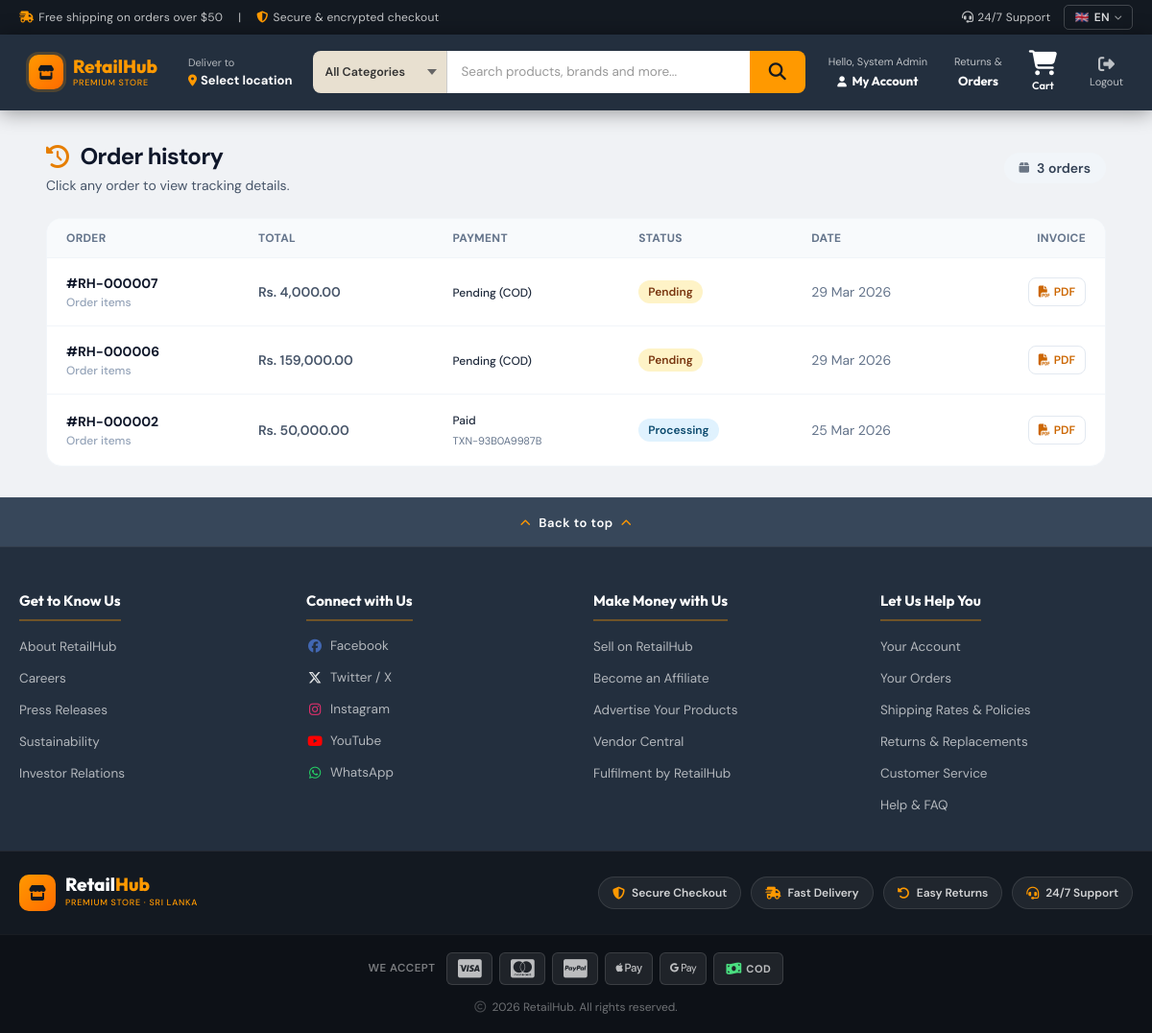
The page /index.php?page=orders (signed in) on the database its author committed.
### tables this page shows
CREATE TABLE `orders` (
  `id` int(11) NOT NULL,
  `user_id` int(11) NOT NULL,
  `total_amount` decimal(10,2) NOT NULL,
  `shipping_address` text DEFAULT NULL,
  `payment_method` varchar(80) DEFAULT NULL,
  `payment_gateway` varchar(50) NOT NULL DEFAULT 'cod',
  `payment_status` varchar(40) NOT NULL DEFAULT 'Pending',
  `payment_transaction_id` varchar(120) DEFAULT NULL,
  `order_status` enum('Pending','Processing','Shipped','Delivered') DEFAULT 'Pending',
  `created_at` timestamp NOT NULL DEFAULT current_timestamp(),
  `updated_at` timestamp NOT NULL DEFAULT current_timestamp() ON UPDATE current_timestamp()
);

### public/index.php (called while the page is built, shortened)
<?php
require_once __DIR__ . '/../includes/Database.php';
require_once __DIR__ . '/../includes/helpers.php';
$page = $_GET['page'] ?? 'home';
$result = ['view' => 'home', 'data' => []];
switch ($page) {
    case 'orders':
        require_once __DIR__ . '/../controllers/OrderController.php';
        $result = (new OrderController())->history();
        break;
}
$data = $result['data'];
extract($data);
include __DIR__ . '/../views/layouts/header.php';
include __DIR__ . '/../views/' . $result['view'] . '.php';
include __DIR__ . '/../views/layouts/footer.php';

### controllers/OrderController.php (called while the page is built, shortened)
<?php
require_once __DIR__ . '/../models/Order.php';
class OrderController
{
    private Order $orderModel;
    public function __construct()
    {
        $this->orderModel = new Order();
    }
    public function history(): array
    {
        $orders = $this->orderModel->byUser((int)$_SESSION['user']['id']);
        return ['view' => 'orders/history', 'data' => ['orders' => $orders]];
    }
}

### config/app.php (called while the page is built)
<?php
return [
    'db_host' => '127.0.0.1',
    'db_name' => 'retail_system',
    'db_user' => 'root',
    'db_pass' => '',
    'base_url' => '/Retail_System/public/index.php'
];

### includes/Database.php (called while the page is built)
<?php
class Database
{
    private static ?PDO $instance = null;
    public static function connection(): PDO
    {
        if (self::$instance === null) {
            $config = require __DIR__ . '/../config/app.php';
            $dsn = "mysql:host={$config['db_host']};dbname={$config['db_name']};charset=utf8mb4";
            self::$instance = new PDO($dsn, $config['db_user'], $config['db_pass'], [
                PDO::ATTR_ERRMODE => PDO::ERRMODE_EXCEPTION,
                PDO::ATTR_DEFAULT_FETCH_MODE => PDO::FETCH_ASSOC,
            ]);
        }
        return self::$instance;
    }
}

### models/BaseModel.php (called while the page is built, shortened)
<?php
require_once __DIR__ . '/../includes/Database.php';
class BaseModel
{
    public function __construct()
    {
        $this->db = Database::connection();
    }
}

### models/Order.php (called while the page is built, shortened)
<?php
require_once __DIR__ . '/BaseModel.php';
class Order extends BaseModel
{
    public function byUser(int $userId): array
    {
        $stmt = $this->db->prepare('SELECT * FROM orders WHERE user_id = :user_id ORDER BY created_at DESC');
        $stmt->execute(['user_id' => $userId]);
        return $stmt->fetchAll();
    }
}

### includes/helpers.php (called while the page is built, shortened)
<?php
function formatCurrency($amount): string
{
    return 'Rs. ' . number_format((float)$amount, 2, '.', ',');
}

### views/orders/history.php (the view, shortened to what this page needs)
<?php
function orderStatusPill(string $status): string
{
    if ($status === 'Pending')
        return 'bg-amber-100 text-amber-900';
    if ($status === 'Processing')
        return 'bg-sky-100 text-sky-900';
    return 'bg-slate-100 text-slate-800';
}
?>
<div class="mb-6 mt-8 ml-12 mr-12 flex flex-col gap-4 sm:flex-row sm:items-center sm:justify-between">
    <div>
        <h1 class="inline-flex items-center gap-3 text-2xl font-bold tracking-tight text-slate-900">
            <i class="fa-solid fa-clock-rotate-left text-brand-600"></i>Order history
        </h1>
        <p class="mt-1 text-sm text-slate-600">Click any order to view tracking details.</p>
    </div>
    <span
        class="inline-flex w-fit items-center gap-2 rounded-full bg-slate-100 px-4 py-1.5 text-sm font-semibold text-slate-700">
        <i class="fa-solid fa-box text-xs opacity-70"></i><?= count($orders) ?> orders
    </span>
</div>
<div class="mb-8 ml-12 mr-12 overflow-hidden rounded-2xl border border-slate-100 bg-white shadow-soft">
    <div class="overflow-x-auto">
        <table class="min-w-full divide-y divide-slate-100 text-sm">
            <thead class="bg-slate-50 text-left text-xs font-semibold uppercase tracking-wide text-slate-500">
                <tr>
                    <th class="px-5 py-3">Order</th>
                    <th class="px-5 py-3">Total</th>
                    <th class="px-5 py-3">Payment</th>
                    <th class="px-5 py-3">Status</th>
                    <th class="px-5 py-3">Date</th>
                    <th class="px-5 py-3 text-right">Invoice</th>
                </tr>
            </thead>
            <tbody class="divide-y divide-slate-100">
                <?php foreach ($orders as $o):
                    $st = $o['order_status'] ?? 'Pending';
                    $items = $itemsByOrder[$o['id']] ?? [];
                    $firstItem = $items[0]['product_name'] ?? 'Order items';
                    $extra = count($items) - 1;
                    $desc = $firstItem . ($extra > 0 ? " +{$extra} more" : '');
                    $orderNum = $o['order_number'] ?? ('#RH-' . str_pad($o['id'], 6, '0', STR_PAD_LEFT));
                    $payload = htmlspecialchars(json_encode([
                        'id' => $o['id'],
                        'order_number' => $orderNum,
                        'status' => $st,
                        'total_amount' => $o['total_amount'],
                        'created_at' => $o['created_at'],
                        'payment_method' => $o['payment_method'] ?? 'N/A',
                        'payment_status' => $o['payment_status'] ?? 'Unpaid',
                        'shipping_address' => $o['shipping_address'] ?? '',
                        'notes' => $o['notes'] ?? '',
                        'items' => array_map(fn($i) => [
                            'product_name' => $i['product_name'] ?? 'Product',
                            'image_url' => $i['image_url'] ?? '',
                            'quantity' => $i['quantity'],
                            'unit_price' => $i['unit_price'] ?? $i['price'] ?? 0,
                        ], $items),
                    ], JSON_UNESCAPED_UNICODE), ENT_QUOTES, 'UTF-8');
                    ?>
                    <tr class="ord-row" onclick='openTrackModal(<?= $payload ?>)' title="Click to track order">
                        <td class="px-5 py-4 font-medium text-slate-900">
                            <div class="font-bold"><?= htmlspecialchars($orderNum) ?></div>
                            <div class="text-xs text-slate-400 mt-0.5"><?= htmlspecialchars($desc) ?></div>
                        </td>
                        <td class="px-5 py-4 text-slate-600 font-semibold"><?= formatCurrency($o['total_amount']) ?></td>
                        <td class="px-5 py-4 text-slate-600">
                            <span
                                class="text-xs font-medium text-slate-800"><?= htmlspecialchars($o['payment_status'] ?? '—') ?></span>
                            <?php if (!empty($o['payment_transaction_id'])): ?>
                                <span
                                    class="mt-0.5 block text-[11px] text-slate-500"><?= htmlspecialchars((string) $o['payment_transaction_id']) ?></span>
                            <?php endif; ?>
                        </td>
                        <td class="px-5 py-4">
                            <span
                                class="inline-flex rounded-full px-2.5 py-1 text-xs font-semibold <?= orderStatusPill($st) ?>"><?= htmlspecialchars($st) ?></span>
                        </td>
                        <td class="px-5 py-4 text-slate-500"><?= date('d M Y', strtotime($o['created_at'])) ?></td>
                        <td class="px-5 py-4 text-right" onclick="event.stopPropagation()">
                            <a href="index.php?page=invoice&id=<?= (int) $o['id'] ?>"
                                class="inline-flex items-center gap-1 rounded-lg border border-slate-200 bg-white px-2.5 py-1.5 text-xs font-semibold text-brand-700 hover:border-brand-300 hover:bg-brand-50">
                                <i class="fa-solid fa-file-pdf"></i>PDF
                            </a>
                        </td>
                    </tr>
                <?php endforeach; ?>
            </tbody>
        </table>
    </div>
</div>

### views/layouts/header.php (style rules this page uses)
:root { --navy-deep: #131921; --navy-mid: #232f3e; --navy-light: #37475a; --gold: #ff9900; }
*, *::before, *::after { box-sizing: border-box; }
body { font-family: 'DM Sans', 'Noto Sans Sinhala', 'Noto Sans Tamil', system-ui, sans-serif; background: #f0f2f5; margin: 0; }

### views/orders/history.php (style rules this page uses)
.ord-row { cursor: pointer; transition: background .12s; }

### views/layouts/footer.php (style rules this page uses)
:root { --navy-deep: #131921; --navy-mid: #232f3e; --navy-light: #37475a; --gold: #ff9900; }

### rows shown on the page
orders: id "#RH-000007", id "Order items", total_amount "Rs. 4,000.00", payment_status "Pending (COD)", order_status "Pending", created_at "29 Mar 2026"
orders: id "#RH-000006", id "Order items", total_amount "Rs. 159,000.00", payment_status "Pending (COD)", order_status "Pending", created_at "29 Mar 2026"
orders: id "#RH-000002", id "Order items", total_amount "Rs. 50,000.00", payment_status "Paid", payment_transaction "TXN-93B0A9987B", order_status "Processing", created_at "25 Mar 2026"

### other values the page prints
$_['free_shipping'] "Free shipping on orders over $50"
$_['secure'] "Secure & encrypted checkout"
$_['support'] "24/7 Support"
$flags[$lang] "🇬🇧"
$labels[$lang] "EN"
$_['premium_store'] "PREMIUM STORE"
$_['deliver_to'] "Deliver to"
$_['select_location'] "Select location"
$_['hello'] "Hello,"
currentUser()['full_name'] "System Admin"
$_['my_account'] "My Account"
$_['returns'] "Returns &"
$_['orders'] "Orders"
$_['cart'] "Cart"
$_['logout'] "Logout"
